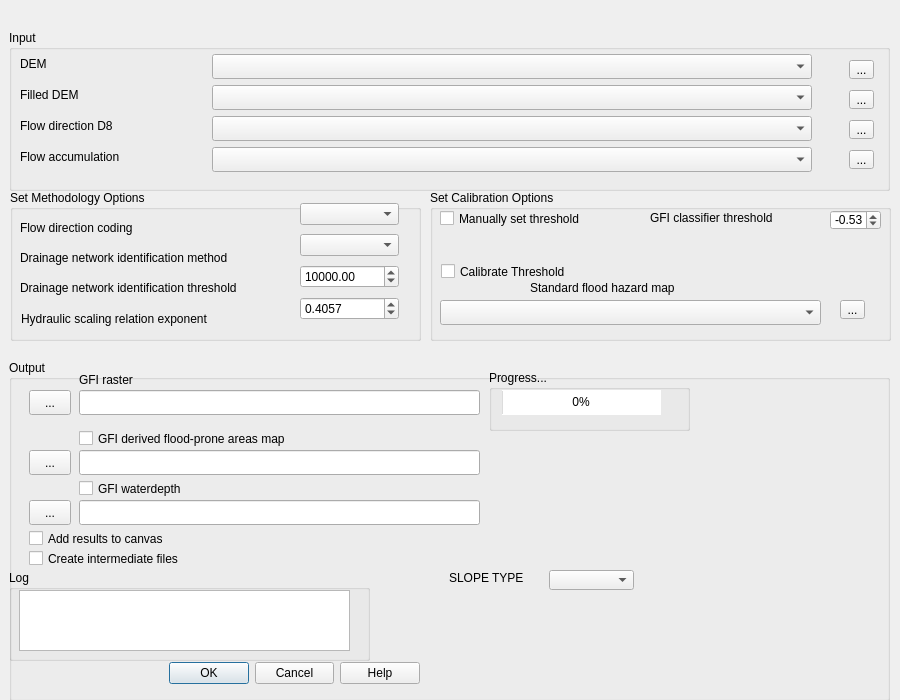
<?xml version="1.0" encoding="UTF-8"?>
<ui version="4.0">
 <class>GeomorphicFloodIndex</class>
 <widget class="QDialog" name="GeomorphicFloodIndex">
  <property name="geometry">
   <rect>
    <x>0</x>
    <y>0</y>
    <width>900</width>
    <height>700</height>
   </rect>
  </property>
  <property name="sizePolicy">
   <sizepolicy hsizetype="Fixed" vsizetype="Fixed">
    <horstretch>0</horstretch>
    <verstretch>0</verstretch>
   </sizepolicy>
  </property>
  <property name="minimumSize">
   <size>
    <width>900</width>
    <height>700</height>
   </size>
  </property>
  <property name="maximumSize">
   <size>
    <width>900</width>
    <height>700</height>
   </size>
  </property>
  <property name="windowTitle">
   <string>GeomorphicFloodArea</string>
  </property>
  <widget class="QGroupBox" name="groupBox_2">
   <property name="geometry">
    <rect>
     <x>9</x>
     <y>360</y>
     <width>881</width>
     <height>341</height>
    </rect>
   </property>
   <property name="title">
    <string>Output </string>
   </property>
   <widget class="QGroupBox" name="groupBox_4">
    <property name="geometry">
     <rect>
      <x>480</x>
      <y>10</y>
      <width>201</width>
      <height>61</height>
     </rect>
    </property>
    <property name="styleSheet">
     <string notr="true">border-color: rgb(4, 4, 4);</string>
    </property>
    <property name="title">
     <string>Progress...</string>
    </property>
    <widget class="QProgressBar" name="progressBar">
     <property name="geometry">
      <rect>
       <x>13</x>
       <y>20</y>
       <width>159</width>
       <height>25</height>
      </rect>
     </property>
     <property name="value">
      <number>0</number>
     </property>
     <property name="alignment">
      <set>Qt::AlignCenter</set>
     </property>
    </widget>
   </widget>
   <widget class="QGroupBox" name="groupBox_3">
    <property name="geometry">
     <rect>
      <x>0</x>
      <y>210</y>
      <width>361</width>
      <height>91</height>
     </rect>
    </property>
    <property name="title">
     <string>Log</string>
    </property>
    <widget class="QTextEdit" name="textEdit">
     <property name="geometry">
      <rect>
       <x>10</x>
       <y>20</y>
       <width>331</width>
       <height>61</height>
      </rect>
     </property>
    </widget>
   </widget>
   <widget class="QCheckBox" name="checkBoxWD">
    <property name="geometry">
     <rect>
      <x>70</x>
      <y>120</y>
      <width>127</width>
      <height>17</height>
     </rect>
    </property>
    <property name="text">
     <string>GFI waterdepth</string>
    </property>
   </widget>
   <widget class="QCheckBox" name="checkBoxFM">
    <property name="geometry">
     <rect>
      <x>70</x>
      <y>70</y>
      <width>351</width>
      <height>17</height>
     </rect>
    </property>
    <property name="text">
     <string>GFI derived flood-prone areas map</string>
    </property>
   </widget>
   <widget class="QCheckBox" name="checkBoxDebug">
    <property name="geometry">
     <rect>
      <x>20</x>
      <y>190</y>
      <width>311</width>
      <height>17</height>
     </rect>
    </property>
    <property name="text">
     <string>Create intermediate files</string>
    </property>
   </widget>
   <widget class="QCheckBox" name="checkBoxAdd">
    <property name="geometry">
     <rect>
      <x>20</x>
      <y>170</y>
      <width>311</width>
      <height>17</height>
     </rect>
    </property>
    <property name="text">
     <string>Add results to canvas</string>
    </property>
   </widget>
   <widget class="QToolButton" name="btnOutput">
    <property name="geometry">
     <rect>
      <x>20</x>
      <y>30</y>
      <width>42</width>
      <height>25</height>
     </rect>
    </property>
    <property name="minimumSize">
     <size>
      <width>0</width>
      <height>25</height>
     </size>
    </property>
    <property name="maximumSize">
     <size>
      <width>16777215</width>
      <height>25</height>
     </size>
    </property>
    <property name="text">
     <string>...</string>
    </property>
   </widget>
   <widget class="QLineEdit" name="lineOutput">
    <property name="geometry">
     <rect>
      <x>70</x>
      <y>30</y>
      <width>401</width>
      <height>25</height>
     </rect>
    </property>
    <property name="minimumSize">
     <size>
      <width>280</width>
      <height>25</height>
     </size>
    </property>
   </widget>
   <widget class="QLabel" name="lblSlope_7">
    <property name="geometry">
     <rect>
      <x>70</x>
      <y>10</y>
      <width>197</width>
      <height>19</height>
     </rect>
    </property>
    <property name="text">
     <string>GFI raster</string>
    </property>
   </widget>
   <widget class="QToolButton" name="btnOutputBin">
    <property name="geometry">
     <rect>
      <x>20</x>
      <y>90</y>
      <width>42</width>
      <height>25</height>
     </rect>
    </property>
    <property name="minimumSize">
     <size>
      <width>0</width>
      <height>25</height>
     </size>
    </property>
    <property name="maximumSize">
     <size>
      <width>16777215</width>
      <height>25</height>
     </size>
    </property>
    <property name="text">
     <string>...</string>
    </property>
   </widget>
   <widget class="QLineEdit" name="lineOutputBin">
    <property name="geometry">
     <rect>
      <x>70</x>
      <y>90</y>
      <width>401</width>
      <height>25</height>
     </rect>
    </property>
    <property name="minimumSize">
     <size>
      <width>280</width>
      <height>25</height>
     </size>
    </property>
   </widget>
   <widget class="QDialogButtonBox" name="buttonBox">
    <property name="geometry">
     <rect>
      <x>160</x>
      <y>300</y>
      <width>251</width>
      <height>27</height>
     </rect>
    </property>
    <property name="orientation">
     <enum>Qt::Horizontal</enum>
    </property>
    <property name="standardButtons">
     <set>QDialogButtonBox::Cancel|QDialogButtonBox::Help|QDialogButtonBox::Ok</set>
    </property>
   </widget>
   <widget class="QLabel" name="lblSlope_3">
    <property name="geometry">
     <rect>
      <x>440</x>
      <y>210</y>
      <width>281</width>
      <height>16</height>
     </rect>
    </property>
    <property name="text">
     <string>SLOPE TYPE</string>
    </property>
   </widget>
   <widget class="QComboBox" name="cmbSlopeType">
    <property name="geometry">
     <rect>
      <x>540</x>
      <y>210</y>
      <width>85</width>
      <height>20</height>
     </rect>
    </property>
    <property name="editable">
     <bool>false</bool>
    </property>
    <property name="modelColumn">
     <number>0</number>
    </property>
   </widget>
   <widget class="QToolButton" name="btnOutputWD">
    <property name="geometry">
     <rect>
      <x>20</x>
      <y>140</y>
      <width>42</width>
      <height>25</height>
     </rect>
    </property>
    <property name="minimumSize">
     <size>
      <width>0</width>
      <height>25</height>
     </size>
    </property>
    <property name="maximumSize">
     <size>
      <width>16777215</width>
      <height>25</height>
     </size>
    </property>
    <property name="text">
     <string>...</string>
    </property>
   </widget>
   <widget class="QLineEdit" name="lineOutputWD">
    <property name="geometry">
     <rect>
      <x>70</x>
      <y>140</y>
      <width>401</width>
      <height>25</height>
     </rect>
    </property>
    <property name="minimumSize">
     <size>
      <width>280</width>
      <height>25</height>
     </size>
    </property>
   </widget>
   <zorder>btnOutput</zorder>
   <zorder>lineOutput</zorder>
   <zorder>groupBox_4</zorder>
   <zorder>groupBox_3</zorder>
   <zorder>checkBoxAdd</zorder>
   <zorder>checkBoxWD</zorder>
   <zorder>checkBoxFM</zorder>
   <zorder>checkBoxDebug</zorder>
   <zorder>lblSlope_7</zorder>
   <zorder>btnOutputBin</zorder>
   <zorder>lineOutputBin</zorder>
   <zorder>buttonBox</zorder>
   <zorder>lblSlope_3</zorder>
   <zorder>cmbSlopeType</zorder>
   <zorder>btnOutputWD</zorder>
   <zorder>lineOutputWD</zorder>
  </widget>
  <widget class="QGroupBox" name="groupBox">
   <property name="geometry">
    <rect>
     <x>9</x>
     <y>30</y>
     <width>881</width>
     <height>161</height>
    </rect>
   </property>
   <property name="title">
    <string>Input </string>
   </property>
   <widget class="QComboBox" name="cmbDemVoid">
    <property name="geometry">
     <rect>
      <x>203</x>
      <y>55</y>
      <width>600</width>
      <height>25</height>
     </rect>
    </property>
    <property name="minimumSize">
     <size>
      <width>280</width>
      <height>25</height>
     </size>
    </property>
    <property name="maximumSize">
     <size>
      <width>600</width>
      <height>25</height>
     </size>
    </property>
    <property name="toolTip">
     <string>parametro Cv</string>
    </property>
    <property name="layoutDirection">
     <enum>Qt::LeftToRight</enum>
    </property>
   </widget>
   <widget class="QComboBox" name="cmbDemCon">
    <property name="geometry">
     <rect>
      <x>203</x>
      <y>24</y>
      <width>600</width>
      <height>25</height>
     </rect>
    </property>
    <property name="minimumSize">
     <size>
      <width>280</width>
      <height>25</height>
     </size>
    </property>
    <property name="maximumSize">
     <size>
      <width>600</width>
      <height>25</height>
     </size>
    </property>
    <property name="toolTip">
     <string>Parametro a</string>
    </property>
    <property name="layoutDirection">
     <enum>Qt::LeftToRight</enum>
    </property>
   </widget>
   <widget class="QLabel" name="lblFlowDir">
    <property name="geometry">
     <rect>
      <x>11</x>
      <y>88</y>
      <width>181</width>
      <height>16</height>
     </rect>
    </property>
    <property name="text">
     <string>Flow direction D8</string>
    </property>
   </widget>
   <widget class="QLabel" name="lblTRIGGER">
    <property name="geometry">
     <rect>
      <x>11</x>
      <y>57</y>
      <width>171</width>
      <height>16</height>
     </rect>
    </property>
    <property name="text">
     <string>Filled DEM</string>
    </property>
   </widget>
   <widget class="QComboBox" name="cmbFlowDir">
    <property name="geometry">
     <rect>
      <x>203</x>
      <y>86</y>
      <width>600</width>
      <height>25</height>
     </rect>
    </property>
    <property name="minimumSize">
     <size>
      <width>280</width>
      <height>25</height>
     </size>
    </property>
    <property name="maximumSize">
     <size>
      <width>600</width>
      <height>25</height>
     </size>
    </property>
    <property name="toolTip">
     <string>Parametro n</string>
    </property>
    <property name="layoutDirection">
     <enum>Qt::LeftToRight</enum>
    </property>
   </widget>
   <widget class="QLabel" name="lblFLOWACC">
    <property name="geometry">
     <rect>
      <x>11</x>
      <y>119</y>
      <width>181</width>
      <height>16</height>
     </rect>
    </property>
    <property name="text">
     <string>Flow accumulation</string>
    </property>
   </widget>
   <widget class="QLabel" name="lblDEMCON">
    <property name="geometry">
     <rect>
      <x>11</x>
      <y>26</y>
      <width>100</width>
      <height>16</height>
     </rect>
    </property>
    <property name="maximumSize">
     <size>
      <width>100</width>
      <height>20</height>
     </size>
    </property>
    <property name="autoFillBackground">
     <bool>false</bool>
    </property>
    <property name="text">
     <string>DEM</string>
    </property>
    <property name="margin">
     <number>1</number>
    </property>
   </widget>
   <widget class="QComboBox" name="cmbFlowAcc">
    <property name="geometry">
     <rect>
      <x>203</x>
      <y>117</y>
      <width>600</width>
      <height>25</height>
     </rect>
    </property>
    <property name="minimumSize">
     <size>
      <width>280</width>
      <height>25</height>
     </size>
    </property>
    <property name="maximumSize">
     <size>
      <width>600</width>
      <height>25</height>
     </size>
    </property>
    <property name="toolTip">
     <string>parametro Cv</string>
    </property>
    <property name="layoutDirection">
     <enum>Qt::LeftToRight</enum>
    </property>
   </widget>
   <widget class="QToolButton" name="toolButtonDemCon">
    <property name="geometry">
     <rect>
      <x>840</x>
      <y>30</y>
      <width>25</width>
      <height>19</height>
     </rect>
    </property>
    <property name="text">
     <string>...</string>
    </property>
   </widget>
   <widget class="QToolButton" name="toolButtonDemVoid">
    <property name="geometry">
     <rect>
      <x>840</x>
      <y>60</y>
      <width>25</width>
      <height>19</height>
     </rect>
    </property>
    <property name="text">
     <string>...</string>
    </property>
   </widget>
   <widget class="QToolButton" name="toolButtonFlowDir">
    <property name="geometry">
     <rect>
      <x>840</x>
      <y>90</y>
      <width>25</width>
      <height>19</height>
     </rect>
    </property>
    <property name="text">
     <string>...</string>
    </property>
   </widget>
   <widget class="QToolButton" name="toolButtonFlowAcc">
    <property name="geometry">
     <rect>
      <x>840</x>
      <y>120</y>
      <width>25</width>
      <height>19</height>
     </rect>
    </property>
    <property name="text">
     <string>...</string>
    </property>
   </widget>
  </widget>
  <widget class="QGroupBox" name="groupBox_5">
   <property name="geometry">
    <rect>
     <x>10</x>
     <y>190</y>
     <width>411</width>
     <height>151</height>
    </rect>
   </property>
   <property name="title">
    <string>Set Methodology Options</string>
   </property>
   <widget class="QWidget" name="layoutWidget">
    <property name="geometry">
     <rect>
      <x>290</x>
      <y>10</y>
      <width>99</width>
      <height>126</height>
     </rect>
    </property>
    <layout class="QVBoxLayout" name="verticalLayout">
     <item>
      <widget class="QComboBox" name="cmbFlowDirCoding">
       <property name="editable">
        <bool>false</bool>
       </property>
       <property name="modelColumn">
        <number>0</number>
       </property>
      </widget>
     </item>
     <item>
      <widget class="QComboBox" name="cmbChannelType">
       <property name="editable">
        <bool>false</bool>
       </property>
       <property name="modelColumn">
        <number>0</number>
       </property>
      </widget>
     </item>
     <item>
      <widget class="QDoubleSpinBox" name="doubleSpinBoxThesholdChannel">
       <property name="decimals">
        <number>2</number>
       </property>
       <property name="minimum">
        <double>0.000000000000000</double>
       </property>
       <property name="maximum">
        <double>1000000000.000000000000000</double>
       </property>
       <property name="singleStep">
        <double>0.000010000000000</double>
       </property>
       <property name="value">
        <double>10000.000000000000000</double>
       </property>
      </widget>
     </item>
     <item>
      <widget class="QDoubleSpinBox" name="doubleSpinBoxN">
       <property name="decimals">
        <number>4</number>
       </property>
       <property name="minimum">
        <double>0.000000000000000</double>
       </property>
       <property name="maximum">
        <double>100000.000000000000000</double>
       </property>
       <property name="singleStep">
        <double>0.000010000000000</double>
       </property>
       <property name="value">
        <double>0.405700000000000</double>
       </property>
      </widget>
     </item>
    </layout>
   </widget>
   <widget class="QLabel" name="lblSlope_4">
    <property name="geometry">
     <rect>
      <x>10</x>
      <y>60</y>
      <width>281</width>
      <height>16</height>
     </rect>
    </property>
    <property name="text">
     <string>Drainage network identification method</string>
    </property>
   </widget>
   <widget class="QLabel" name="lblSlope_5">
    <property name="geometry">
     <rect>
      <x>10</x>
      <y>90</y>
      <width>291</width>
      <height>16</height>
     </rect>
    </property>
    <property name="text">
     <string>Drainage network identification threshold</string>
    </property>
   </widget>
   <widget class="QLabel" name="lblSlope_6">
    <property name="geometry">
     <rect>
      <x>11</x>
      <y>121</y>
      <width>291</width>
      <height>16</height>
     </rect>
    </property>
    <property name="text">
     <string>Hydraulic scaling relation exponent</string>
    </property>
   </widget>
   <widget class="QLabel" name="lblSlope_2">
    <property name="geometry">
     <rect>
      <x>10</x>
      <y>30</y>
      <width>271</width>
      <height>16</height>
     </rect>
    </property>
    <property name="text">
     <string>Flow direction coding</string>
    </property>
   </widget>
  </widget>
  <widget class="QGroupBox" name="groupBox_6">
   <property name="geometry">
    <rect>
     <x>430</x>
     <y>190</y>
     <width>461</width>
     <height>151</height>
    </rect>
   </property>
   <property name="title">
    <string>Set Calibration Options</string>
   </property>
   <widget class="QDoubleSpinBox" name="doubleSpinBoxTheshold">
    <property name="geometry">
     <rect>
      <x>400</x>
      <y>20</y>
      <width>51</width>
      <height>20</height>
     </rect>
    </property>
    <property name="decimals">
     <number>2</number>
    </property>
    <property name="minimum">
     <double>-5.000000000000000</double>
    </property>
    <property name="maximum">
     <double>5.000000000000000</double>
    </property>
    <property name="singleStep">
     <double>0.000010000000000</double>
    </property>
    <property name="value">
     <double>-0.530000000000000</double>
    </property>
   </widget>
   <widget class="QComboBox" name="cmbSFM">
    <property name="geometry">
     <rect>
      <x>10</x>
      <y>110</y>
      <width>381</width>
      <height>25</height>
     </rect>
    </property>
    <property name="minimumSize">
     <size>
      <width>280</width>
      <height>25</height>
     </size>
    </property>
    <property name="maximumSize">
     <size>
      <width>600</width>
      <height>25</height>
     </size>
    </property>
    <property name="toolTip">
     <string>Parametro a</string>
    </property>
    <property name="layoutDirection">
     <enum>Qt::LeftToRight</enum>
    </property>
   </widget>
   <widget class="QToolButton" name="toolButtonSFM">
    <property name="geometry">
     <rect>
      <x>410</x>
      <y>110</y>
      <width>25</width>
      <height>19</height>
     </rect>
    </property>
    <property name="text">
     <string>...</string>
    </property>
   </widget>
   <widget class="QCheckBox" name="checkBoxCalibration">
    <property name="geometry">
     <rect>
      <x>11</x>
      <y>73</y>
      <width>351</width>
      <height>17</height>
     </rect>
    </property>
    <property name="text">
     <string>Calibrate Threshold</string>
    </property>
   </widget>
   <widget class="QLabel" name="lblDEMCON_2">
    <property name="geometry">
     <rect>
      <x>100</x>
      <y>90</y>
      <width>261</width>
      <height>16</height>
     </rect>
    </property>
    <property name="autoFillBackground">
     <bool>false</bool>
    </property>
    <property name="text">
     <string>Standard flood hazard map</string>
    </property>
    <property name="margin">
     <number>1</number>
    </property>
   </widget>
   <widget class="QLabel" name="lblSlope">
    <property name="geometry">
     <rect>
      <x>220</x>
      <y>20</y>
      <width>181</width>
      <height>16</height>
     </rect>
    </property>
    <property name="text">
     <string>GFI classifier threshold</string>
    </property>
   </widget>
   <widget class="QCheckBox" name="checkBoxManualSet">
    <property name="geometry">
     <rect>
      <x>10</x>
      <y>20</y>
      <width>181</width>
      <height>17</height>
     </rect>
    </property>
    <property name="text">
     <string>Manually set threshold</string>
    </property>
   </widget>
  </widget>
 </widget>
 <tabstops>
  <tabstop>cmbDemCon</tabstop>
  <tabstop>cmbFlowDir</tabstop>
  <tabstop>btnOutput</tabstop>
  <tabstop>buttonBox</tabstop>
  <tabstop>textEdit</tabstop>
  <tabstop>lineOutput</tabstop>
 </tabstops>
 <resources/>
 <connections/>
</ui>
